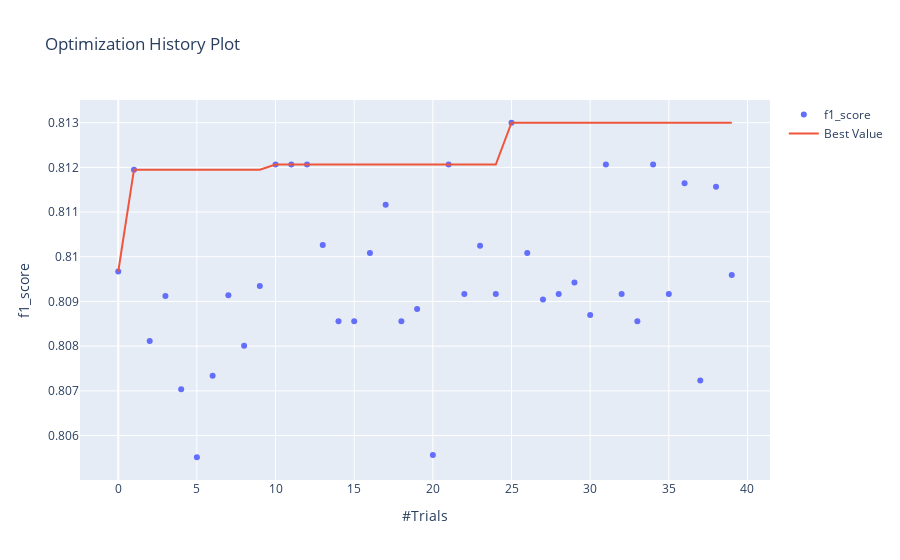

Notebook code for this chart:
### Code cell
optuna.visualization.plot_optimization_history(study, target_name="f1_score")
